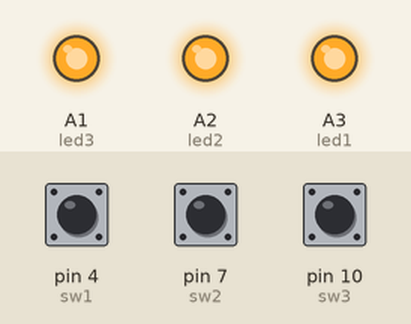
Simulated run of this sketch. Board: Arduino Uno, built with avr-gcc and run on an emulated ATmega328P. Shown: output pins drawn as LEDs (lit = HIGH). The inputs (shaded band) are chosen by the test bench; at power-on: pin 4 (sw1) HIGH, pin 7 (sw2) HIGH, pin 10 (sw3) HIGH.

Above: at 1.2 s.
1.3 s: pin 4 (sw1) pulled LOW for 0.15 s
At 1.37 s:
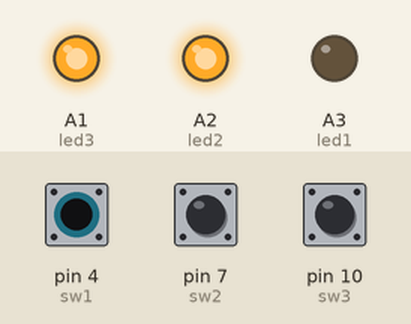
2.9 s: pin 7 (sw2) pulled LOW for 0.15 s
At 2.97 s:
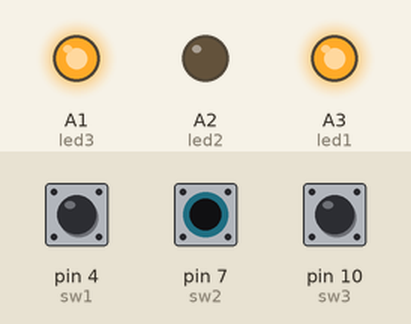
4.5 s: pin 10 (sw3) pulled LOW for 0.15 s
At 4.57 s:
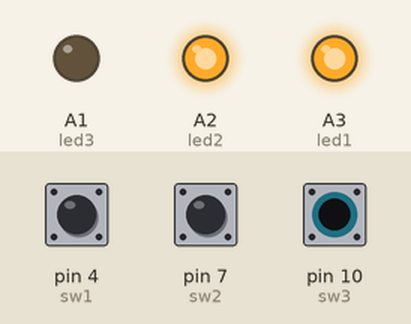
6.1 s: pin 10 (sw3) pulled LOW for 3.2 s
At 10.2 s:
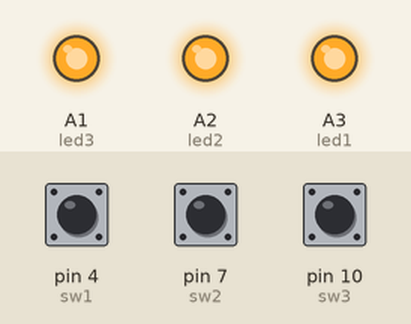
10.8 s: pin 4 (sw1) pulled LOW for 3.2 s
At 11.4 s:
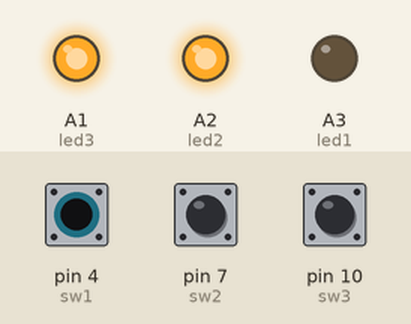
15.5 s: pin 4 (sw1) driven LOW and pin 7 (sw2) driven LOW
At 16.1 s:
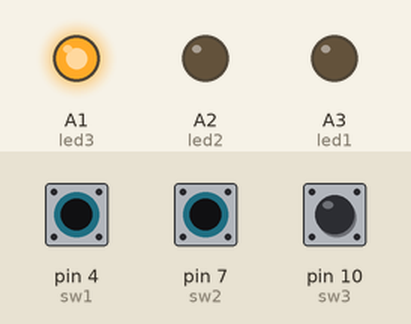
Timing chart, 0 to 18.0 s (numbered marks = the images above; inputs shaded):
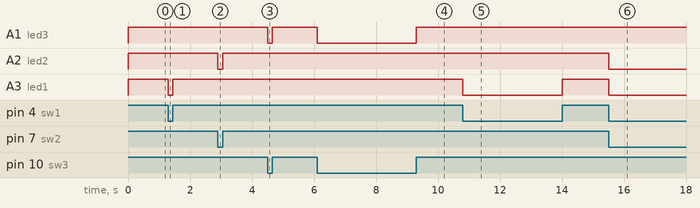

Measured:
- after the input at 1.3 s, A3 (led1): HIGH → LOW at once, → HIGH 0.15 s later
- after the input at 2.9 s, A2 (led2): HIGH → LOW at once, → HIGH 0.15 s later
- after the input at 4.5 s, A1 (led3): HIGH → LOW at once, → HIGH 0.15 s later
- after the input at 6.1 s, A1 (led3): HIGH → LOW at once, → HIGH 3.2 s later
- after the input at 10.8 s, A3 (led1): HIGH → LOW at once, → HIGH 3.2 s later
- after the input at 15.5 s, A2 (led2), A3 (led1): HIGH → LOW at once

The sketch:

Revolution_include_Main_test.ino.ino
```cpp
#define sw1 4
#define sw2 7
#define sw3 10

#define M_sw 0

#define led1 A3
#define led2 A2
#define led3 A1

void setup() {
  // put your setup code here, to run once:
Serial.begin(9600);
pinMode(sw1,INPUT);
pinMode(sw2,INPUT);
pinMode(sw3,INPUT);
pinMode(led1,OUTPUT);
pinMode(led2,OUTPUT);
pinMode(led3,OUTPUT);
}

void loop() {
  // put your main code here, to run repeatedly:
  if(digitalRead(M_sw)==LOW){
digitalWrite(led1,digitalRead(sw1));
digitalWrite(led2,digitalRead(sw2));
digitalWrite(led3,digitalRead(sw3));
  }
}
```
